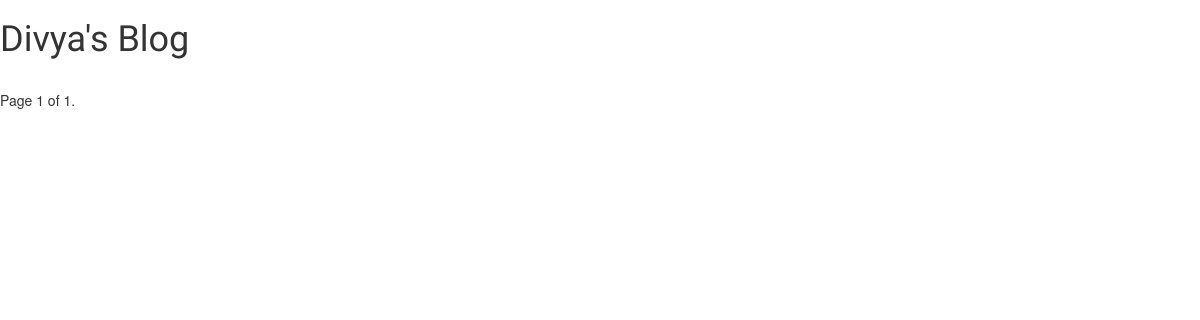
Page /?page=2 on the earlier database version.
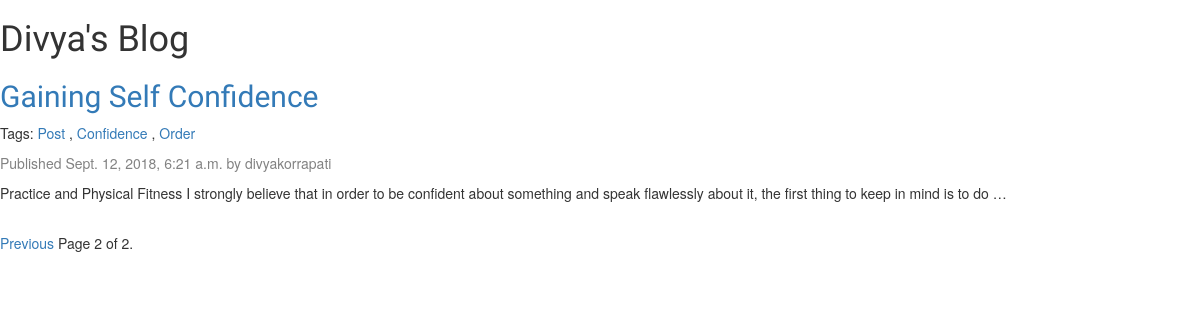
Same page on the later database version.
### blog/models.py (models this page shows, shortened)
class Post(models.Model):
    STATUS_CHOICES = (
        ('draft', 'Draft'),
        ('published', 'Published'),
    )
    title = models.CharField(max_length=250)
    slug = models.SlugField(max_length=250,
                            unique_for_date='publish')
    author = models.ForeignKey(User,
                               on_delete=models.CASCADE,
                               related_name='blog_posts')
    body = models.TextField()
    publish = models.DateTimeField(default=timezone.now)
    created = models.DateTimeField(auto_now_add=True)
    updated = models.DateTimeField(auto_now=True)
    status = models.CharField(max_length=10,
                              choices=STATUS_CHOICES,
                              default='draft')
    objects = models.Manager()  # The default manager.
    published = PublishedManager()  # Our custom manager.
    tags = TaggableManager()
    class Meta:
        ordering = ('-publish',)
    def get_absolute_url(self):
        return reverse('blog:post_detail',
                       args=[self.publish.year,
                             self.publish.month,
                             self.publish.day,
                             self.slug])

### blog/views.py (the view)
# urls.py: path('', views.post_list, name='post_list'),
def post_list(request, tag_slug=None):
    object_list = Post.published.all()
    tag = None
    if tag_slug:
        tag = get_object_or_404(Tag, slug=tag_slug)
        object_list = object_list.filter(tags__in=[tag])
    paginator = Paginator(object_list, 3)  # 3 posts in each page
    page = request.GET.get('page')
    try:
        posts = paginator.page(page)
    except PageNotAnInteger:
        posts = paginator.page(1)
    except EmptyPage:
        posts = paginator.page(paginator.num_pages)
    return render(request,
                  'blog/post/list.html',
                  {'page': page,
                   'posts': posts,
                   'tag': tag})

### blog/models.py (called while the page is built)
    def get_queryset(self):
        return super(PublishedManager, self).get_queryset().filter(status='published')

### blog/templates/blog/post/list.html (shortened to what this page needs)
{% extends "blog/base.html" %}
{% block content %}
  <h1>Divya's Blog</h1>
  {% for post in posts %}
    <h2>
      <a href="{{ post.get_absolute_url }}">
        {{ post.title }}
      </a>
    </h2>
      <p class="tags">
      Tags:
      {% for tag in post.tags.all %}
        <a href="{% url "blog:post_list_by_tag" tag.slug %}">
          {{ tag.name }}
        </a>
        {% if not forloop.last %}, {% endif %}
      {% endfor %}
    </p>
    <p class="date">
      Published {{ post.publish }} by {{ post.author }}
    </p>
    {{ post.body|truncatewords:30|linebreaks }}
  {% endfor %}
  {% include "pagination.html" with page=posts %}
{% endblock %}

### blog/templates/blog/base.html (shortened to what this page needs)
{% load static %}
<html>
<head>
        <link rel="stylesheet" href="//maxcdn.bootstrapcdn.com/bootstrap/3.2.0/css/bootstrap.min.css">
        <link rel="stylesheet" href="//maxcdn.bootstrapcdn.com/bootstrap/3.2.0/css/bootstrap-theme.min.css">
        <link href="{% static 'css/blog.css' %}" rel="stylesheet">
    </head>
    <body>
        <div id="content">
            {% block content %}
            {% endblock %}
        </div>
</body>
</html>

### blog/templates/pagination.html (shortened to what this page needs)
<div class="pagination">
  <span class="step-links">
    {% if page.has_previous %}
      <a href="?page={{ page.previous_page_number }}">Previous</a>
    {% endif %}
    <span class="current">
      Page {{ page.number }} of {{ page.paginator.num_pages }}.
    </span>
  </span>
</div>

### blog/static/css/blog.css (style rules this page uses)
h1, h2, h3, h4 { font-family: 'Lobster', cursive; }
.date { color: #828282; }

Differences in the rows shown:
now on this page (row edited): Post: title "Gaining Self Confidence", publish "Sept. 12, 2018, 6:21 a.m.", author "divyakorrapati", body "Practice and Physical Fitness I strongly believe that in order to be confident about something and speak flawlessly about it, the first thing to keep in mind is to do …"
now on this page (row unchanged): Tag: name "Post"
now on this page (row unchanged): Tag: name "Confidence"
now on this page (row unchanged): Tag: name "Order"
Other differences:
{{ page.number }}: "1" → "2"
{{ page.paginator.num_pages }}: "1" → "2"
text now shown: "Previous"
